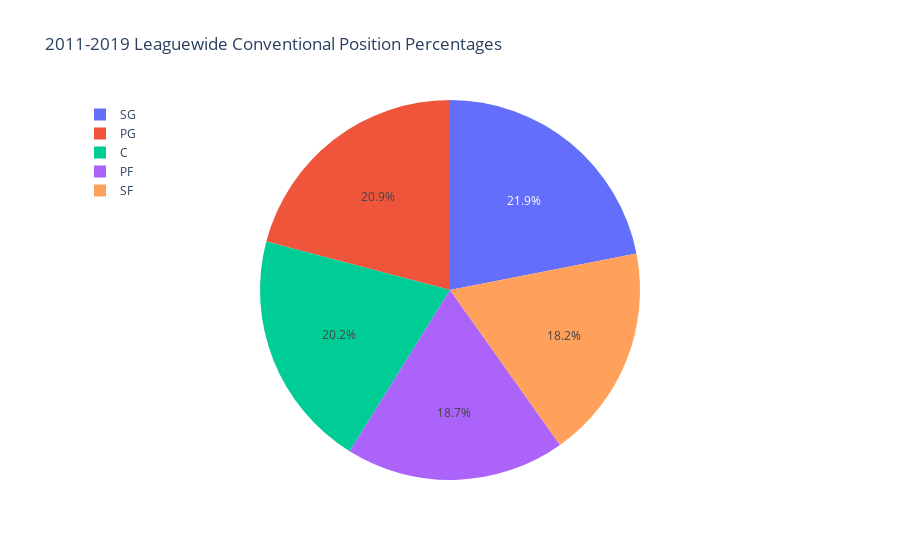

Source (notebook cell):
### Code cell
st.header('2011-2019 Leaguewide Conventional Position Percentages')
labels = dfclustR.Pos.unique()
values = dfclustR['Pos'].value_counts(normalize=False)

fig5 = go.Figure(data =[go.Pie(labels=labels, values=values)])
fig5.update_layout(
    title='2011-2019 Leaguewide Conventional Position Percentages',
    legend=dict(
        x=0,
        y=1.0,
        bgcolor='rgba(255, 255, 255, 0)',
        bordercolor='rgba(255, 255, 255, 0)'
    ),
    barmode='group',
    bargap=0.15, # gap between bars of adjacent location coordinates.
    bargroupgap=0.1 # gap between bars of the same location coordinate.
)
st.write(fig5)
fig5.show()

### Figure 1 — Plotly figure (JSON) as saved in the notebook; plotly's stock layout.template omitted (floating-point values rounded to 4 significant figures)
{"data": [{"labels": ["SG", "PG", "C", "PF", "SF"], "type": "pie", "values": [794, 757, 733, 677, 661]}], "layout": {"bargap": 0.15, "bargroupgap": 0.1, "barmode": "group", "legend": {"bgcolor": "rgba(255, 255, 255, 0)", "bordercolor": "rgba(255, 255, 255, 0)", "x": 0, "y": 1}, "title": {"text": "2011-2019 Leaguewide Conventional Position Percentages"}}}
